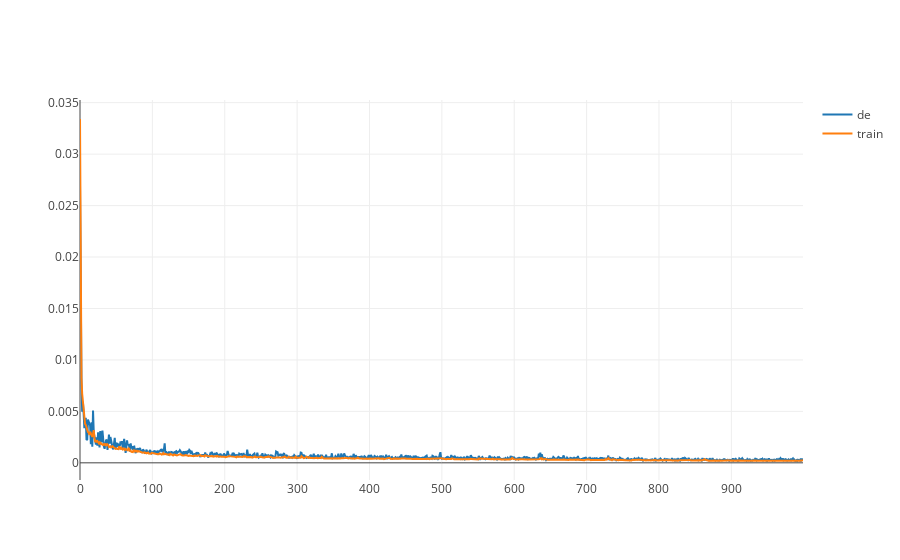

The cell this chart's notebook holds for it:
### Code cell
# Plot training & validation loss values
# plt.plot(history.history['loss'])
# plt.plot(history.history['val_loss'])
# plt.title('Model loss')
# plt.ylabel('Loss')
# plt.xlabel('Epoch')
# plt.legend(['Train', 'Dev'], loc='upper left')
# plt.show()
import plotly.offline as py
import plotly.graph_objs as go
py.init_notebook_mode(connected=True)

l = go.Scatter(y=history.history['loss'], name='train')
v = go.Scatter(y=history.history['val_loss'], name='dev')

data = [v,l]
py.iplot(data, filename='line-mode')

### Figure 1 — Plotly figure (JSON) as saved in the notebook; plotly's stock layout.template omitted (floating-point values rounded to 4 significant figures; data arrays with more than 128 entries replaced by an {"elided": "..."} marker saying what was removed)
{"data": [{"name": "de", "type": "scatter", "y": {"elided": "1000 float values"}}, {"name": "train", "type": "scatter", "y": {"elided": "1000 float values"}}], "layout": {}}
